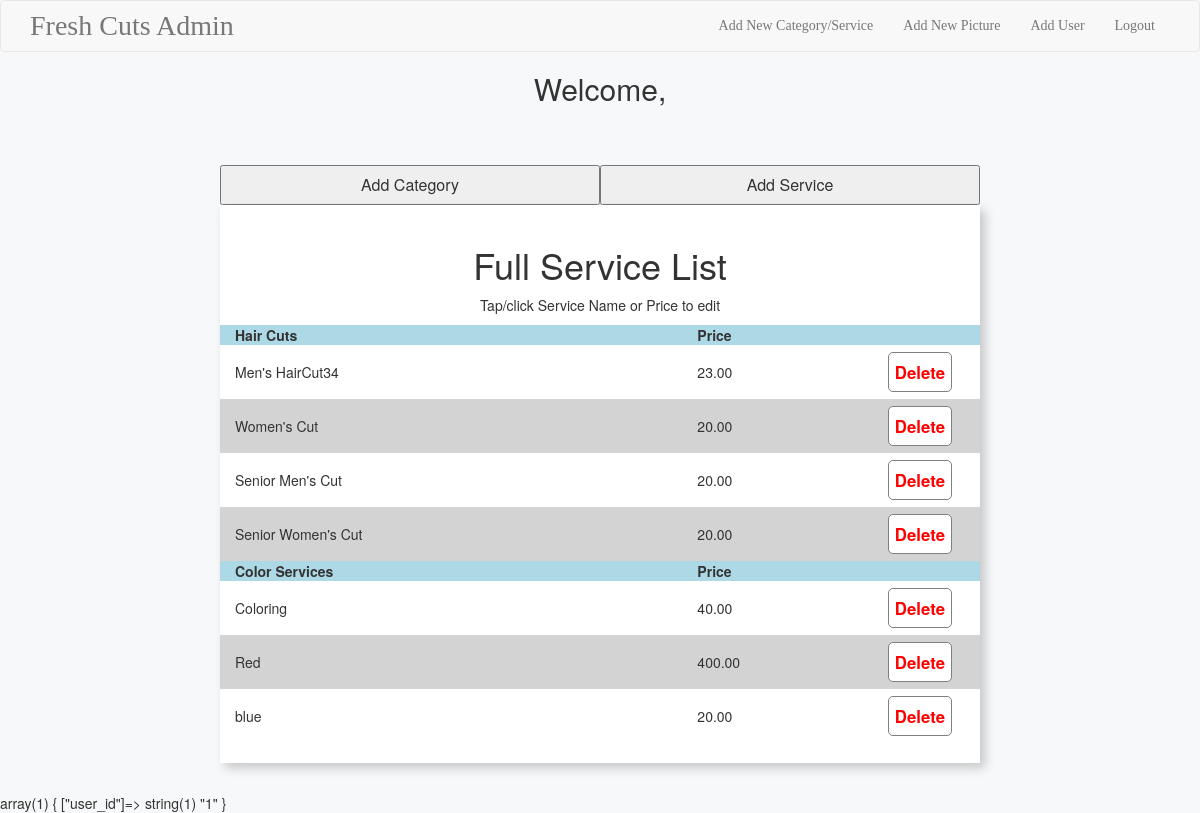
Page /add_service.php (signed in) on the committed database.
### tables this page shows
CREATE TABLE `Services` (
  `service_id` int(100) NOT NULL,
  `category_id` int(50) NOT NULL,
  `service_name` varchar(100) NOT NULL,
  `service_price` decimal(5,2) NOT NULL
);

CREATE TABLE `Service_Category` (
  `category_id` int(50) NOT NULL,
  `CategoryName` varchar(50) NOT NULL
);

### add_service.php (the view, shortened to what this page needs)
<?php
include('inc/connection.php');
include('inc/functions.php');
$currentUser = getCurrentUser();
include("inc/header.php");
?>
	<div class="container ">
		<div class="row text-center welcome">
			<h2>Welcome, <?php echo $currentUser ?></h2>
		</div>
		<div class="row container">
			<input class="col-xs-12 col-sm-4 col-sm-offset-2 " type='button' role="button" data-toggle="modal" data-target="#addCategoryModal" value='Add Category'/>
			<input class="col-xs-12 col-sm-4" type="button" role="button" data-toggle="modal" data-target="#addServiceModal" value='Add Service' />
		</div>
	<div class=" fullServiceList col-xs-12 col-sm-8 col-sm-offset-2">
		<h1 class="text-center">Full Service List</h1>
		<p class="text-center">Tap/click Service Name or Price to edit</h3>
		<table >
		<?php
			$category_id=0;
			if(count(getServices())>0){
			foreach(getServices() as $service){
					if($category_id != $service['category_id']){
						$category_id = $service['category_id'];
						displayServiceCategory($service);
					}
					displayServices($service);
			}
		} else {
			echo "<h3 class='text-center'>No services have been added! Add some!</h3>";
		}
		?>
	</table>
	</div>
</div>
  <?php var_dump($_SESSION) ?>
</body>
</html>

### inc/functions.php (shortened to what this page needs)
<?php
function getServices(){
	include("connection.php");
	$sql=("SELECT Services.*, CategoryName FROM Services
	JOIN Service_Category ON Services.category_id = Service_Category.category_id
	ORDER BY Services.category_id, Services.service_id");
	try{
		$results = $db->prepare($sql);
		$results->execute();
		return $results->fetchAll();
	} catch(Exception $e){
		echo $e->getMessage();
	}
}
function displayServiceCategory($service){
						echo "<thead>";
						echo "<tr>";
						echo "<th class='col-xs-8'>".$service['CategoryName']."</th>";
						echo "<th class='col-xs-3 '>Price</th>";
						echo "<th class='col-xs-1'></th>";
						echo "</tr>";
						echo "</thead>";
}
function displayServices($service){
					echo "<tr class='edit' >";
					echo "<td >";
					echo "<div contenteditable='true' id='editName' class='price' >" .$service["service_name"] . "</div>";
					echo "</td>";
					echo "<td >";
					echo "<div contenteditable='true' id='editPrice' class='price' >";
					echo $service["service_price"];
					echo"</div>";
					echo "</td>";
					echo "<td >";
					echo "<form class='deleteButtonForm btn ' method='post' >";
					echo "<input  type='submit' name='submit' value='Delete' />";
					echo "</form>";
					echo "</td>";
					echo "</tr>";
}

### css/style.css (style rules this page uses)
body { background-color: #F7F8F9; }
input[type="submit"] { background-color: #23527C; color:white; }
.welcome { margin-bottom: 50px; }
input, select, textarea, input:focus, input:hover { font-size:16px; }
.fullServiceList, .pictureTable { padding-left:0; padding-right:0; background-color: white; padding-top: 20px; padding-bottom: 20px; margin-bottom:30px; box-shadow: 5px 5px 10px rgba(0,0,0,0.2); }
.fullServiceList table td { padding-left: 15px; padding-right: 15px; }
tr:nth-child(even) { background-color: lightgray; }
thead { background-color: lightblue; }
#service_input_form select, input { height:40px; }
.deleteButtonForm input[type="submit"] { color: red; border:solid 1px gray; border-radius: 5px; background-color:white; font-weight: bold; font-size:1.2em; }

### rows in the picture
services: category.CategoryName "Hair Cuts", service_name "Men's HairCut34", service_price "23.00"
services: service_name "Women's Cut", service_price "20.00"
services: service_name "Senior Men's Cut", service_price "20.00"
services: service_name "Senior Women's Cut", service_price "20.00"
services: category.CategoryName "Color Services", service_name "Coloring", service_price "40.00"
services: service_name "Red", service_price "400.00"
services: service_name "blue", service_price "20.00"
